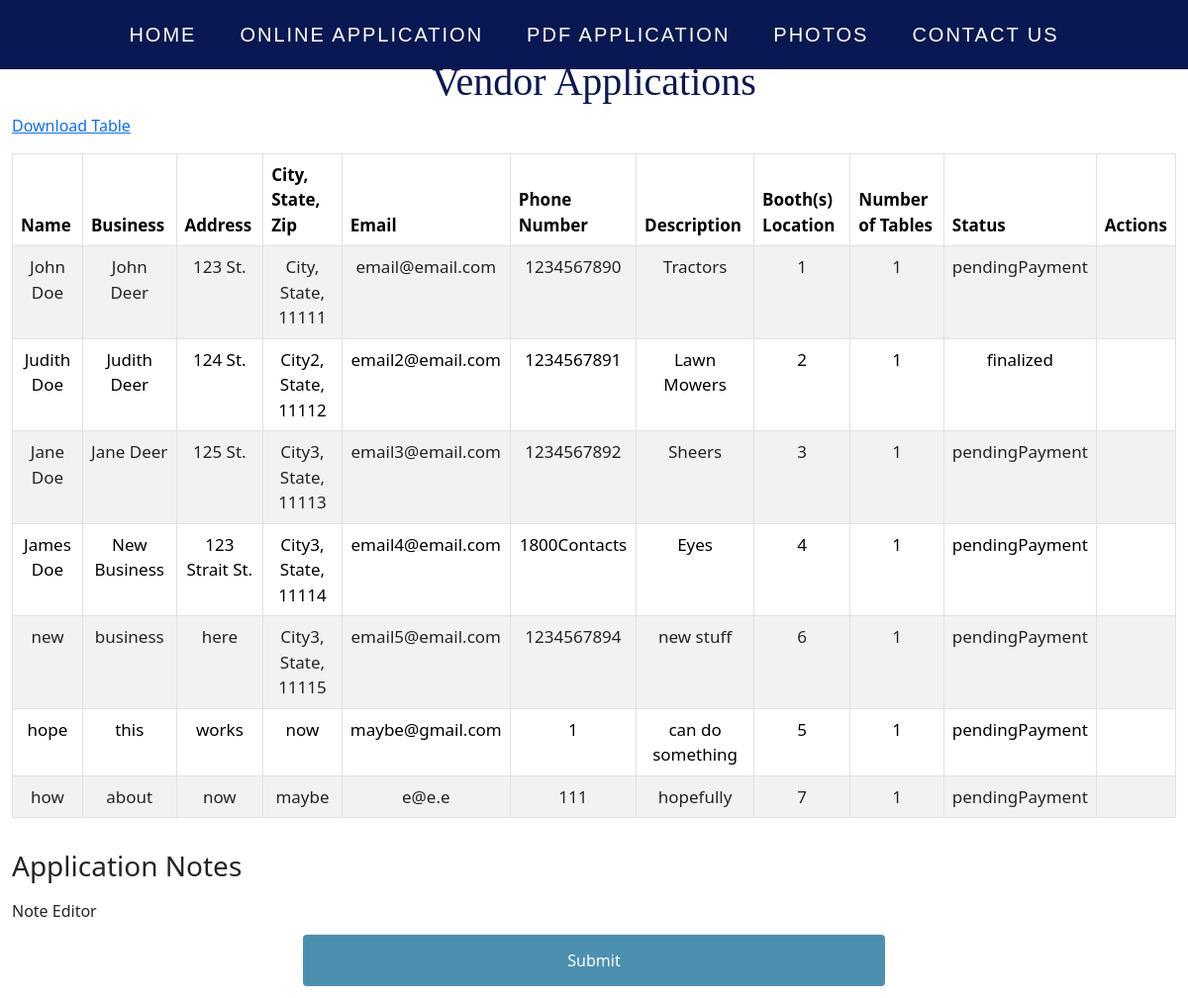
The page /adminapp on the database its author committed.
### app/models.py (models this page shows, shortened)
class Vendor(db.Model):
    id = db.Column(db.Integer, primary_key=True)
    name = db.Column(db.String(50), nullable=False)
    business = db.Column(db.String(200), nullable=False)
    address = db.Column(db.String(200), nullable=False)
    citystatezip = db.Column(db.String(50), nullable=False)
    email = db.Column(db.String(120), nullable=False, unique=True)
    phoneNum = db.Column(db.String(20), nullable=False)
    desc = db.Column(db.Text)
    boothNum = db.Column(db.Integer, nullable=False)
    boothLoc = db.Column(db.String, nullable=False)
    tableNum = db.Column(db.Integer)
    date = db.Column(db.DateTime(timezone=True), server_default=func.now())
    payment_deadline = db.Column(db.DateTime(timezone=True), server_default=func.now())
    status = db.Column(db.String, nullable=False)

### app/routes.py (the view)
@login_required
@app.route('/adminapp', methods=['GET', 'POST'])
def adminapp():
    form = AdminForm()
    data = Vendor.query.all()
    appData = AppText.query.first()
    if form.validate_on_submit():
        appData.notes = form.notes.data
        db.session.commit()
    return render_template('AdminApp.html', data=data, form=form, appData = appData)

### app/forms.py
class AdminForm(FlaskForm):
    payment_deadline = DateTimeField('Date and Time', format='%Y/%m/%d %H:%M:%S')
    notes = CKEditorField('Note Editor', validators=[InputRequired()])
    submit = SubmitField('Submit')

### app/templates/AdminApp.html (shortened to what this page needs)
{% extends 'base.html' %}
{% block content %}
<link rel="stylesheet" href="{{url_for('static',filename='css/bootstrap.css')}}"/>
  <div class="container-fluid">
    <h1 class="appTitle">Vendor Applications</h1>
    <div class="database-export">
      <a href="/adminapp/download_data">Download Table</a>
    </div>
    <div class="row mt-3">
      <div class="col-md-12">
        <div class="table-responsive">
          <table class="table table-striped table-bordered">
            <thead>
              <tr>
                <th>Name</th>
                <th>Business</th>
                <th>Address</th>
                <th>City, State, Zip</th>
                <th>Email</th>
                <th>Phone Number</th>
                <th>Description</th>
                <th>Booth(s) Location</th>
                <th>Number of Tables</th>
                <th>Status</th>
                <th>Actions</th>
              </tr>
            </thead>
            <tbody>
              {% for item in data %}
                <tr>
                  <td>{{ item.name }}</td>
                  <td>{{ item.business }}</td>
                  <td>{{ item.address }}</td>
                  <td>{{ item.citystatezip }}</td>
                  <td>{{ item.email }}</td>
                  <td>{{ item.phoneNum }}</td>
                  <td>{{ item.desc }}</td>
                  <td>{{ item.boothLoc }}</td>
                  <td>{{ item.tableNum }}</td>
                  <td>{{ item.status }}</td>
                  <td>
                  </td>
                </tr>
              {% endfor %}
            </tbody>
          </table>
        </div>
      </div>
      <div class="col-md-12 mt-3">
        <h3 class="mb-3">Application Notes</h3>
        <form method="POST">
          {{ form.notes.label }} {{ ckeditor.create(name='notes', value=appData.notes) }}
          {{ form.submit(class_='btn btn-primary') }}
        </form>
      </div>
      </div>
    </div>
{% endblock %}

### app/templates/base.html (shortened to what this page needs)
<!doctype html>
<html>
  <html lang="en"></html>
    <head>
      <link rel="stylesheet" type="text/css" href="{{ url_for ('static', filename='./index.css') }}">
    </head>
    <body>
      <div class="nav-bar">
        <nav>
            <ul>
                <li><a href="{{ url_for('index') }}">Home</a></li>
                <li><a href="{{ url_for('application') }}">Online Application</a></li>
                <li><a href="./static/vendor_app/2023RWDApplication.pdf" target="blank">PDF Application</a></li>
                <li><a href="/index#FestivalPhotos">Photos</a></li>
                <li><a href="/index#footer">Contact Us</a></li>
            </ul>
        </nav>
      </div>
        {% block content %}{% endblock %}
    </body>
</html>

### app/static/index.css (style rules this page uses)
body { font-family:Cambria, Cochin, Georgia, Times, 'Times New Roman', serif; margin: 0; width: 100vw; height: 100vh; background-color: #b0c4de; max-width: 100%; }
h1 { margin: 16px; font-size: 64px; text-align: center; }
a { color: rgb(27, 99, 206); }
.nav-bar, h1, button { font-family:'Times New Roman', Times, serif }
.nav-bar { position: fixed; z-index: 2; width: 100%; top: 0; height: auto; padding: px 24px; }
nav ul { list-style: none; background-color: #091753; overflow: hidden; padding: 0; text-align: center; margin: 0; transition: 1s; }
nav ul li { display: inline-block; padding: 20px; }
nav ul li a { text-decoration: none; color: white; font-size: 20px; font-family: sans-serif; text-transform: uppercase; letter-spacing: 2px; }
th { color: black; padding: 30px; text-align: center; font-size: 17px; position: sticky; top: 0; background-color: #c0c3d3; box-shadow: 0px 4px #091753; }
td { padding: 30px; text-align: center; font-size: 17px; background-color: #09175341; color: rgb(0, 0, 0); }
input, select { padding: 12px 20px; border: 1px solid #ccc; border-radius: 4px; box-sizing: border-box; }
input[type=submit] { width: 50%; margin-left: 25%; margin-top: 1vw; margin-bottom: 1vw; display: block; align-self: center; background-color: #4c90af; color: white; padding: 14px 20px; border: none; border-radius: 4px; cursor: pointer; }
.appTitle { color:#091753; margin-top: 5%; }

### rows shown on the page
Vendor: name "John Doe", business "John Deer", address "123 St.", citystatezip "City, State, 11111", email "email@email.com", phoneNum "1234567890", desc "Tractors", boothLoc "1", tableNum "1", status "pendingPayment"
Vendor: name "Judith Doe", business "Judith Deer", address "124 St.", citystatezip "City2, State, 11112", email "email2@email.com", phoneNum "1234567891", desc "Lawn Mowers", boothLoc "2", tableNum "1", status "finalized"
Vendor: name "Jane Doe", business "Jane Deer", address "125 St.", citystatezip "City3, State, 11113", email "email3@email.com", phoneNum "1234567892", desc "Sheers", boothLoc "3", tableNum "1", status "pendingPayment"
Vendor: name "James Doe", business "New Business", address "123 Strait St.", citystatezip "City3, State, 11114", email "email4@email.com", phoneNum "1800Contacts", desc "Eyes", boothLoc "4", tableNum "1", status "pendingPayment"
Vendor: name "new", business "business", address "here", citystatezip "City3, State, 11115", email "email5@email.com", phoneNum "1234567894", desc "new stuff", boothLoc "6", tableNum "1", status "pendingPayment"
Vendor: name "hope", business "this", address "works", citystatezip "now", email "maybe@gmail.com", phoneNum "1", desc "can do something", boothLoc "5", tableNum "1", status "pendingPayment"
Vendor: name "how", business "about", address "now", citystatezip "maybe", email "e@e.e", phoneNum "111", desc "hopefully", boothLoc "7", tableNum "1", status "pendingPayment"
